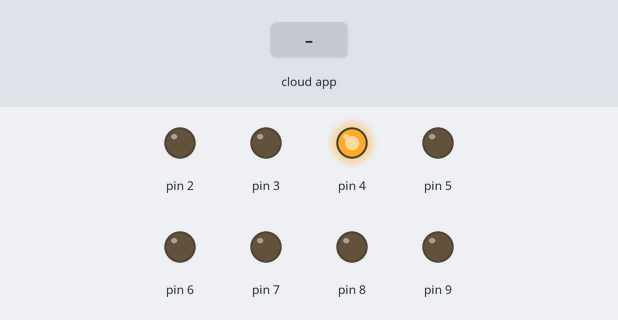
A sketch run on a simulated Arduino Uno, built with avr-gcc and run on an emulated ATmega328P. On the bench: output pins drawn as LEDs (lit = HIGH). The inputs (shaded band) are chosen by the test bench. The ROS host is connected and sends only what is stated.

Above: at 1.2 s.
1.3 s: the phone or cloud app sets linear.x to -100
At 2.0 s:
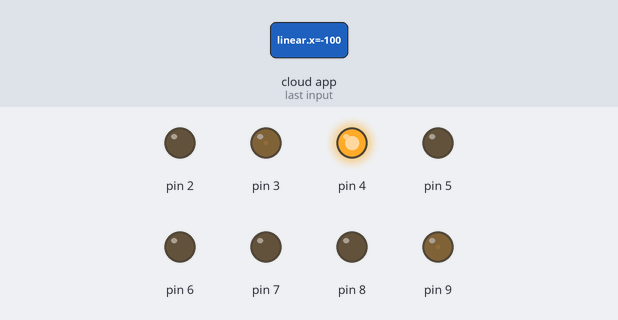
2.8 s: the phone or cloud app sets linear.x to 100
At 4.0 s:
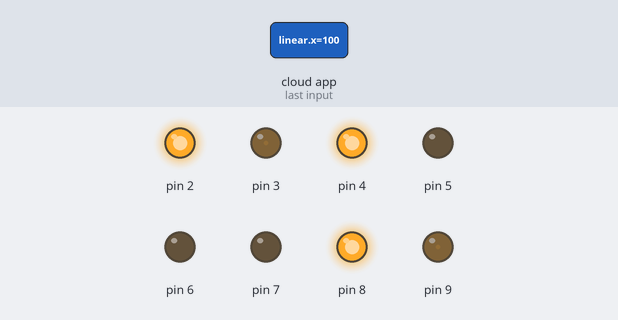
4.3 s: the phone or cloud app sets linear.x to 0
At 5.3 s:
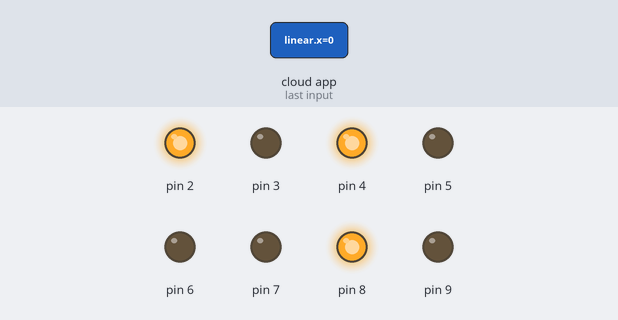
Timing chart, 0 to 7.3 s (numbered marks = the images above; inputs shaded):
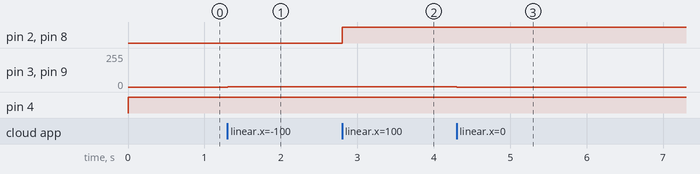

The sketch:

final_four_motor_driver_ros_smooth.ino
```cpp
#include <ros.h>
#include <geometry_msgs/Twist.h>
ros::NodeHandle nh;
int none, ntwo, oone, otwo = 0;
float stone, sttwo, xone, xtwo = 0;
int done, dtwo, ione, itwo = 0;
void roverCallBack(const geometry_msgs::Twist& cmd_vel)
{
  oone = xone;
  otwo = xtwo;
  none = cmd_vel.linear.x;
  ntwo = cmd_vel.linear.y;
  if (none < 0) {
    none = -none;
    done = 0;
  }
  else if (none == 0) {
    done = done;
  }
  else {
    done = 1;
  }
  if (ntwo < 0) {
    ntwo = -ntwo;
    dtwo = 0;
  }
  else if (ntwo == 0) {
    dtwo = dtwo;
  }
  else {
    dtwo = 1;
  }
  if (none > 255 || none < 0) {
    none = 0;
  }
  if (ntwo > 255 || ntwo < 0) {
    ntwo = 0;
  }
  stone = (none - oone) / 5.;
  sttwo = (ntwo - otwo) / 5.;

  ione = 0;
  itwo = 0;
}

geometry_msgs::Twist msg;
ros::Publisher ultra("/imu", &msg);
ros::Subscriber <geometry_msgs::Twist> sub("/cmd_vel", roverCallBack);

void setup() {
  pinMode(2, OUTPUT);
  pinMode(3, OUTPUT);
  pinMode(4, OUTPUT);
  pinMode(5, OUTPUT);
  pinMode(6, OUTPUT);
  pinMode(7, OUTPUT);
  pinMode(8, OUTPUT);
  pinMode(9, OUTPUT);
  analogWrite(3, 0);
  analogWrite(5, 0);
  analogWrite(6, 0);
  analogWrite(9, 0);
  digitalWrite(2, 0);
  digitalWrite(4, 0);
  digitalWrite(7, 0);
  digitalWrite(8, 0);

  nh.initNode();
  nh.subscribe(sub);
  nh.advertise(ultra);
}

void loop() {
  if (xone != none) {
    xone = stone * ione + oone;
    ione = ione + 1;
    if (xone > 255 || xone < 0) {
      xone = 0;
      oone = 0;
    }
    msg.linear.x = xone;
    analogWrite(3, xone);
    analogWrite(9, xone);

  }
  if (xtwo != ntwo) {
    xtwo = sttwo * itwo + otwo;
    itwo = itwo + 1;
    if (xtwo > 255 || xtwo < 0) {
      xtwo = 0;
      otwo = 0;
    }
    msg.linear.y = xtwo;
    analogWrite(6, xtwo);
    analogWrite(5, xtwo);
  }
  digitalWrite(8, done);
  digitalWrite(2, done);
  digitalWrite(4, !dtwo);
  digitalWrite(7, dtwo);

  //  msg.linear.z = ione;
  msg.angular.x = done;
  msg.angular.y = dtwo;
  //  msg.angular.z = stone;
  ultra.publish(&msg);
  nh.spinOnce();
}
```

Measured:
- after the input at 1.3 s, pin 3, pin 9: 0/255 → 1/255 at once
- after the input at 2.8 s, pin 2, pin 8: LOW → HIGH at once
- after the input at 4.3 s, pin 3, pin 9: 1/255 → 0/255 at once
